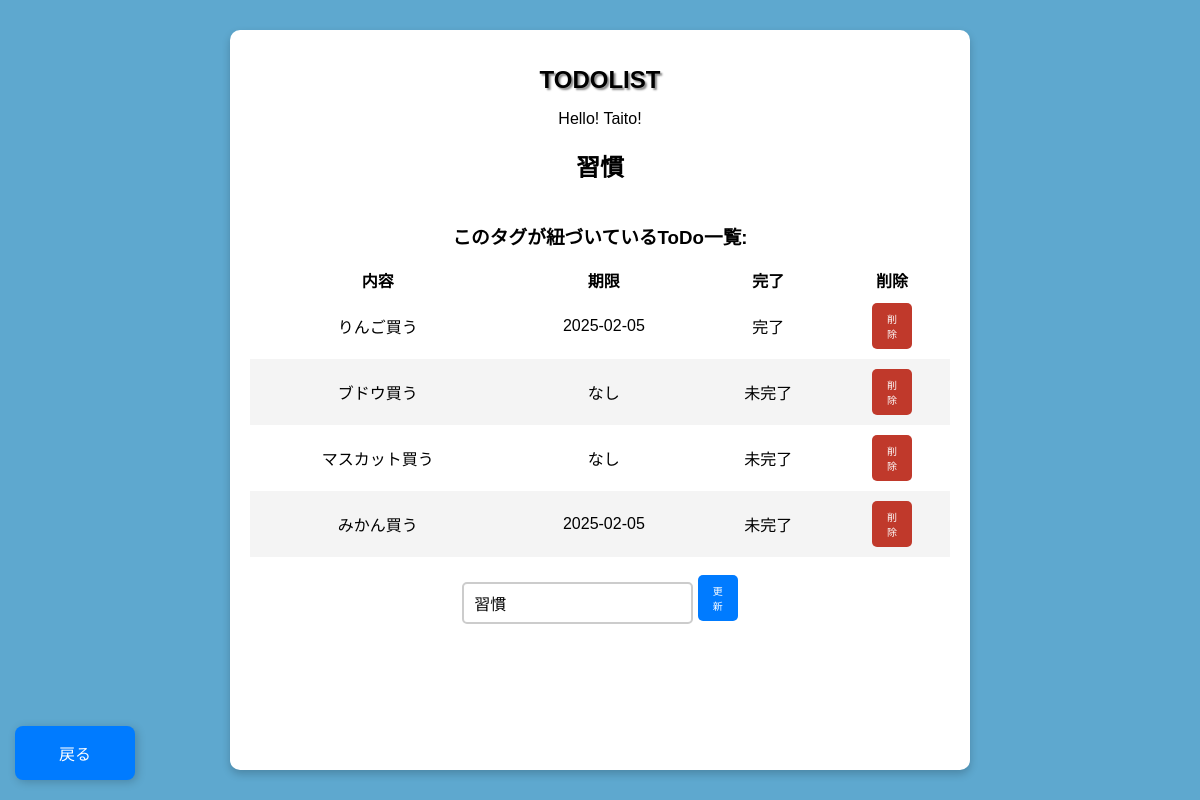
The page /tag/4 on the database as committed earlier.
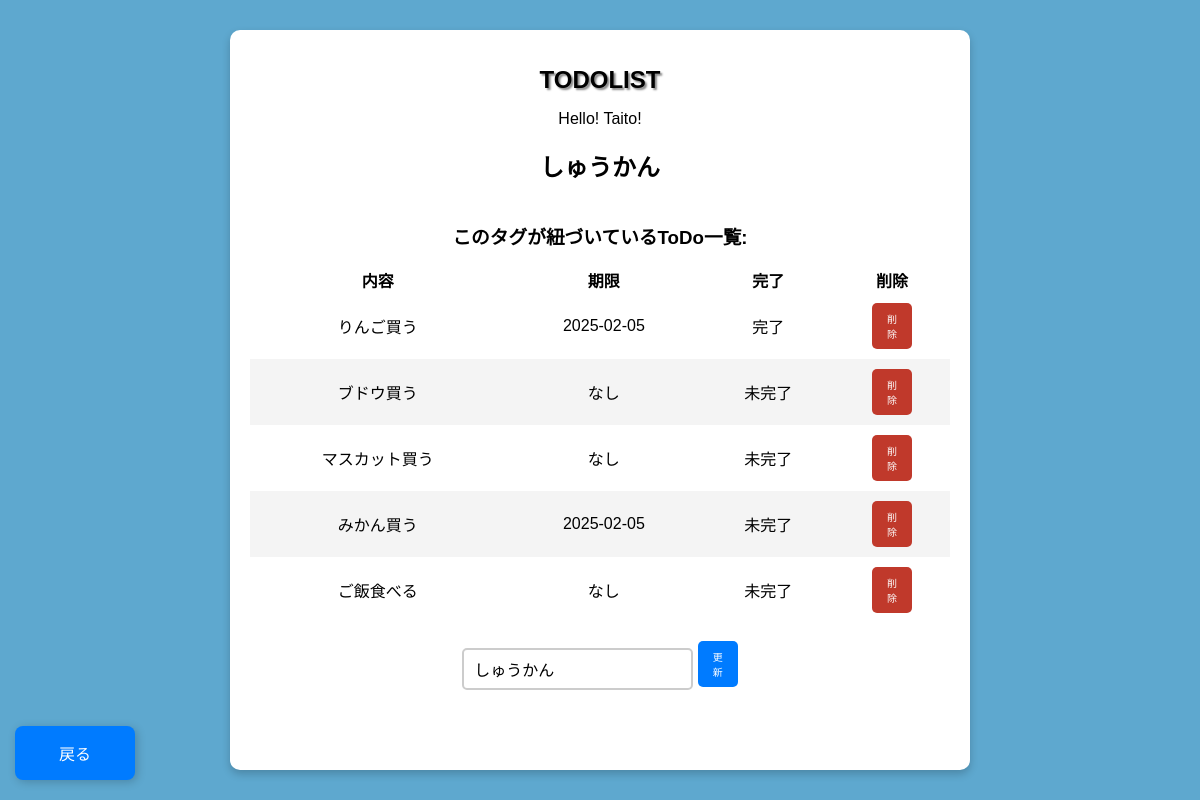
The same page on the database as committed later.
### app/database/table/models.py (models this page shows)
class Tag(Base):
    __tablename__ = 'tag'
    __table_args__ = {
        'comment': 'tagの内容を管理するテーブル'
    }
    id   = Column('tag_id', Integer, primary_key=True, autoincrement=True)
    desc = Column('description', String(200), nullable=False)
    settings = relationship("Set", back_populates="tag", cascade="all, delete-orphan")

class Todo(Base):
    __tablename__ = 'todo'
    __table_args__ = {
        'comment': 'todoの内容を管理するテーブル'
    }
    id   = Column('todo_id', Integer, primary_key=True, autoincrement=True)
    box  = Column('box', String(200), nullable=False)
    date = Column('date', Date, nullable=True)  # 現在時刻をデフォルトに設定
    completed = Column('completed', Boolean, default=False)
    settings = relationship("Set", back_populates="todo", cascade="all, delete-orphan")

### app/routes/tag.py (the view)
@router.get("/tag/{tag_id}")
async def read_tag(request: Request, tag_id: int):
    tag = db.query(Tag).filter(Tag.id == tag_id).first()
    if not tag:
        return JSONResponse(status_code=404, detail="Tagが見つかりません")
    related_todos = (
        db.query(Todo)
        .join(Set, Set.todo_id == Todo.id)
        .filter(Set.tag_id == tag_id)
        .all()
    )
    return templates.TemplateResponse("tag.html", {
        "request": request,
        "name": "Taito!",
        "tag": tag,
        "tag_id": tag_id,
        "related_todos": related_todos  # 紐づくToDoリストを渡す
    })

### app/templates/tag.html (shortened to what this page needs)
{% extends "layout.html" %}
{% block content %}
    <h2>{{ tag.desc }}</h2>
    <h3>このタグが紐づいているToDo一覧:</h3>
    <table style="border-collapse: separate; border-spacing: 0;">
        <thead>
            <tr>
                <th>内容</th>
                <th>期限</th>
                <th>完了</th>
                <th>削除</th>
            </tr>
        </thead>
        <tbody id="todo-list">
            {% for todo in related_todos %}
            <tr>
                <td>
                    <a href="/todo/{{ todo.id }}" style="color: black; text-decoration: none;">
                        {{ todo.box }}
                    </a>
                </td>
                <td>{{ todo.date if todo.date else 'なし' }}</td>
                <td>{{ '完了' if todo.completed else '未完了' }}</td>
                <td>
                    <button onclick="deleteTodo('{{ todo.id }}')" class="remove-btn">
                        削除
                    </button>
                </td>
            </tr>
            {% endfor %}
        </tbody>
    </table>
    <br>
    <form id="tag-updateform" class="tag-updateform" data-tag-id="{{ tag.id }}">
        <input type="text" id="update-tagdesc" class="tag-updateinput" placeholder="Tagを入力" name="tagdesc" required value="{{ tag.desc }}">
        <button type="submit" class="add-button">更新</button>
    </form>
    <a href="/tag" class="back-button">戻る</a>
{% endblock %}

### app/templates/layout.html (shortened to what this page needs)
<!DOCTYPE html>
<html lang="ja">
<head>
    <link rel="stylesheet" href="/app/static/css/styles.css">
</head>
<body>
    <div class="background">
        <h1>TODOLIST</h1>
        <div style="display: flex; flex-direction: column; min-height: 80vh">
            <div>
                Hello! {{ name }}
            </div>
        {%- block content %}{% endblock %}
        </div>
    </div>
</body>
</html>

### app/static/css/styles.css (style rules this page uses)
body { font-family: Arial, sans-serif; background-color: #5ea8cf; display: flex; justify-content: center; align-items: center; height: 100vh; margin: 0; }
.background { background: white; padding: 20px; border-radius: 10px; box-shadow: 0 4px 8px rgba(0, 0, 0, 0.2); text-align: center; width: 700px; }
h1 { font-size: 24px; font-weight: bold; text-shadow: 2px 2px 2px #888; }
input { flex: 1; padding: 10px; border: 2px solid #ccc; border-radius: 5px; font-size: 16px; }
button { background-color: #3498db; color: white; border: none; padding: 10px; cursor: pointer; border-radius: 5px; font-size: 20px; width: 40px; }
.remove-btn { padding: 8px 15px; font-size: 10px; background-color: #c0392b; color: white; border: none; border-radius: 5px; cursor: pointer; transition: background-color 0.3s ease; }
.back-button { text-decoration: none; position: fixed; bottom: 20px; left: 15px; width: 40px; background-color: #007bff; color: white; border: none; padding: 15px 40px; border-radius: 8px; font-size: 16px; cursor: pointer; box-shadow: 2px 2px 10px rgba(0, 0, 0, 0.2); transition: background-color 0.3s ease; display: flex; align-items: center; justify-content: center; }
.add-button { padding: 8px 15px; font-size: 10px; background-color: #007bff; color: white; border: none; border-radius: 5px; cursor: pointer; transition: background-color 0.3s ease; }
table { width: 100%; border-spacing: 0; }
#todo-list tr:nth-child(even) { background-color: #f4f4f4; }
#todo-list tr:nth-child(odd) { background-color: #ffffff; }
#todo-list tr { border-bottom: 1px solid #ccc; }
#todo-list tr:last-child { border-bottom: none; }
td { padding: 10px; }

Rows that differ between the two databases and show on the page:
changed Tag: desc "習慣" → "しゅうかん"; tagdesc "習慣" → "しゅうかん"
added Todo: box "ご飯食べる", date "なし", completed "未完了"
